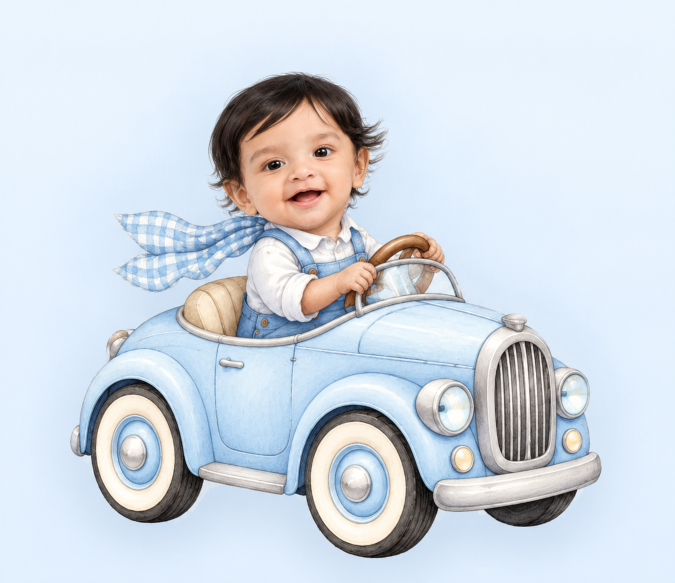
#> input picture assets/source.png, 1349 x 1166 px, found by its file name (shown at 1/2 size)
$ python cutout.py source.png car900.webp
#> lines starting #> are read from the running program, lines starting #| are printed output that depends on the picture; after the words box and inside, x2 and y2 are one past the last pixel; in counts of white or black regions, pixels touching at a corner belong together
#!/usr/bin/env python3
"""Lift the watercolour off its paper.

The source illustration is a subject printed on a powder-blue sheet, and it
is surrounded by TWO things a plain colour key cannot tell apart from the
subject:

  · a soft near-white glow, the "sticker outline" the illustrator drew
    around everything. It is LESS chromatic than the blue paper, so a
    distance-to-background test keeps it and you get a white halo that
    only shows up once the image sits on a different colour.
  · a soft drop shadow, which is the paper's own colour scaled toward
    black — again far from the background in plain RGB distance.

So the key is three tests ORed together, and only the region CONNECTED TO
THE FRAME EDGE is removed. That last part is what protects the white shirt
and the cream whitewall tyres, which are near-white but enclosed by the
pencil outline and therefore never reachable from the border.

    python3 cutout.py source.png car900.webp
"""
import sys
import numpy as np
from PIL import Image
from scipy import ndimage

SRC = sys.argv[1] if len(sys.argv) > 1 else "source.png"
OUT = sys.argv[2] if len(sys.argv) > 2 else "car900.webp"
WIDTH = 900          # the widest the artwork is ever displayed, times ~2
QUALITY = 82

a = np.asarray(Image.open(SRC).convert("RGB")).astype(np.float32)
H, W, _ = a.shape
#> H = 1166; W = 1349

# The paper is not one flat colour: it has a gentle gradient. Model it per
# row, interpolated between the left and right margins.
m = 12
left = np.median(a[:, :m, :], axis=1)
#> left = 1166 rows, first 8: [233.5, 245, 253], [234, 244, 254], [234, 245, 254], [234, 244, 254], [234, 245, 254], [234, 244, 253.5], [234, 245, 254], [234, 244, 254]
right = np.median(a[:, -m:, :], axis=1)
#> right = 1166 rows, first 8: [234, 244, 253], [234, 244, 254], [234, 245, 254], [234, 244, 253], [234.5, 245, 254], [234, 244, 253], [235, 245, 254], [234, 244, 254]
t = np.linspace(0, 1, W, dtype=np.float32)[None, :, None]
#> t = 1349 values from 0 to 1
bg = left[:, None, :] * (1 - t) + right[:, None, :] * t

dist = np.sqrt(((a - bg) ** 2).sum(axis=2))
hi, lo = a.max(axis=2), a.min(axis=2)
chroma = hi - lo
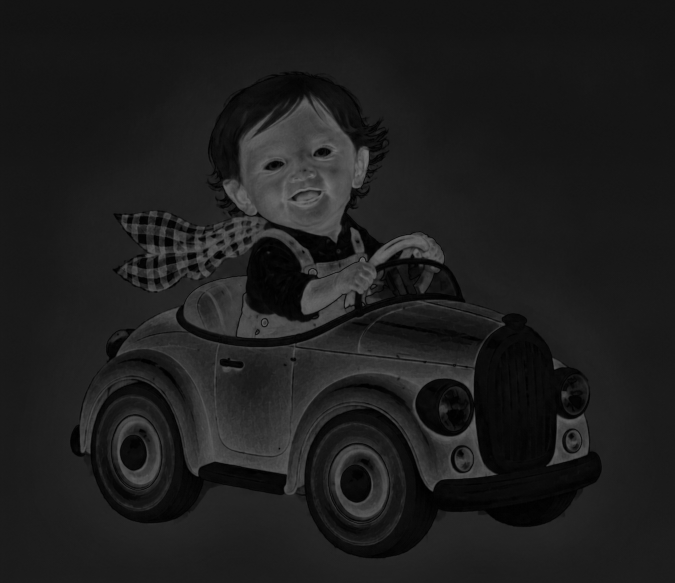
#> chroma: shape (1166, 1349) float32 (shown at 1/2 size); min 0, max 119, mean 29.4

# 1 · the paper itself
paper = dist < 12
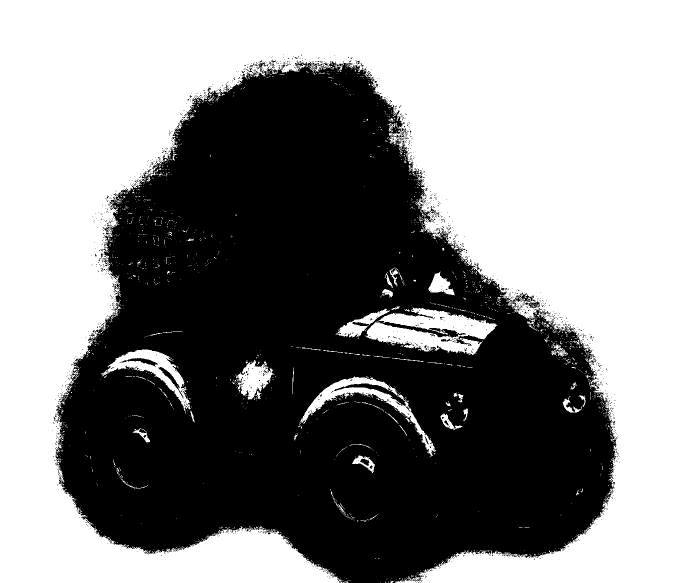
#> paper: shape (1166, 1349) bool (shown at 1/2 size); 52.9% white; 1339 black regions (1318 under 20 px), largest, box (x1, y1, x2, y2) and area: (111, 122, 1233, 1166) 735484, (317, 734, 367, 797) 446, (239, 716, 316, 734) 426
# 2 · the glow: pale and almost neutral, where the paper is pale and blue
glow = (lo > 198) & (chroma < 34)
#> glow: shape (1166, 1349) bool; 68.3% white; 2041 black regions (1998 under 20 px), largest, box (x1, y1, x2, y2) and area: (129, 143, 1206, 1155) 464386, (650, 874, 787, 1051) 14332, (215, 817, 330, 985) 11918
# 3 · the shadow: the paper colour, scaled toward black
k = (a * bg).sum(2) / np.maximum((bg * bg).sum(2), 1e-6)
resid = np.sqrt(((a - k[..., None] * bg) ** 2).sum(2))
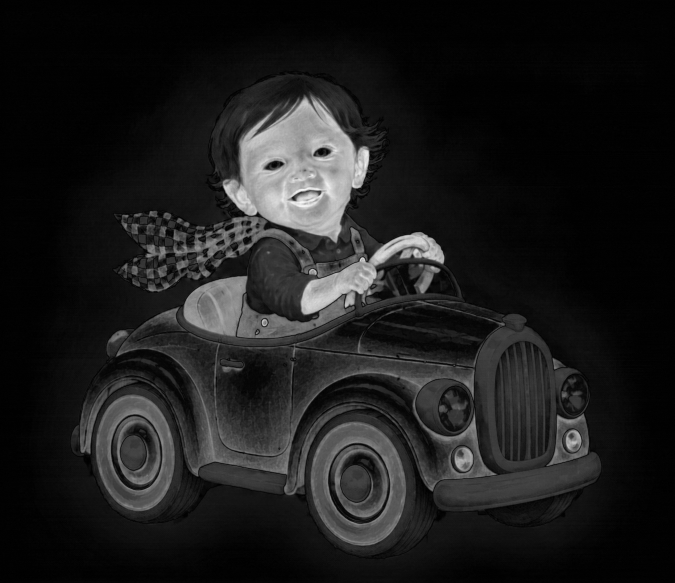
#> resid: shape (1166, 1349) float32 (shown at 1/2 size); min 0, max 98.06, mean 11.1; drawn with min black and max white
shadow = (resid < 7.0) & (k > 0.86) & (k < 1.04)
#> shadow: shape (1166, 1349) bool; 61.6% white; 2279 black regions (2222 under 20 px), largest, box (x1, y1, x2, y2) and area: (137, 127, 1205, 1131) 593279, (660, 767, 820, 824) 1416, (315, 733, 369, 802) 540

lab, _ = ndimage.label(paper | glow | shadow)
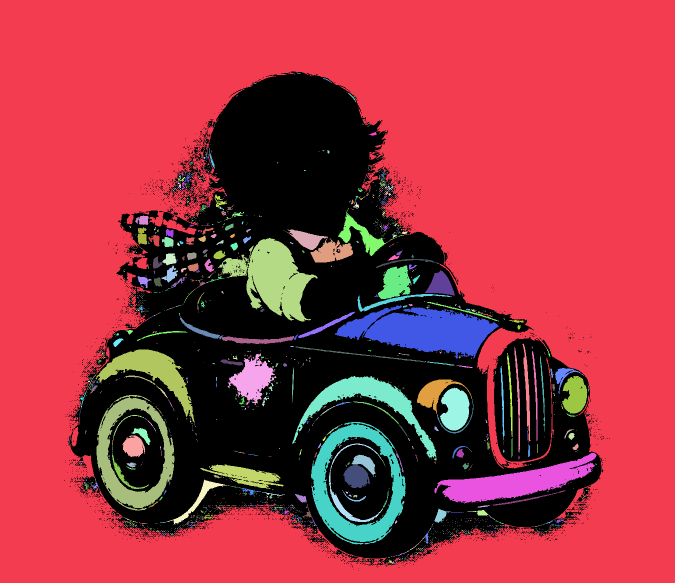
#> lab: shape (1166, 1349) int32 (shown at 1/2 size); 2434 distinct labels, from 0 to 2433; one colour per label, 0 black
edge = set(np.unique(np.concatenate([lab[0, :], lab[-1, :], lab[:, 0], lab[:, -1]])))
#> edge = 1 item
edge.discard(0)
outside = np.isin(lab, list(edge))
#> outside: shape (1166, 1349) bool; 60% white; 1717 black regions (1678 under 20 px), largest, box (x1, y1, x2, y2) and area: (137, 143, 1205, 1131) 620647, (326, 312, 412, 396) 1995, (614, 1068, 656, 1087) 277

alpha = (~outside).astype(np.float32)
alpha = ndimage.gaussian_filter(alpha, 1.0)          # one pixel of anti-aliasing
alpha = np.clip((alpha - 0.34) / 0.46, 0, 1)

# drop the speckles the key always leaves behind
lab2, n2 = ndimage.label(alpha > 0.08)
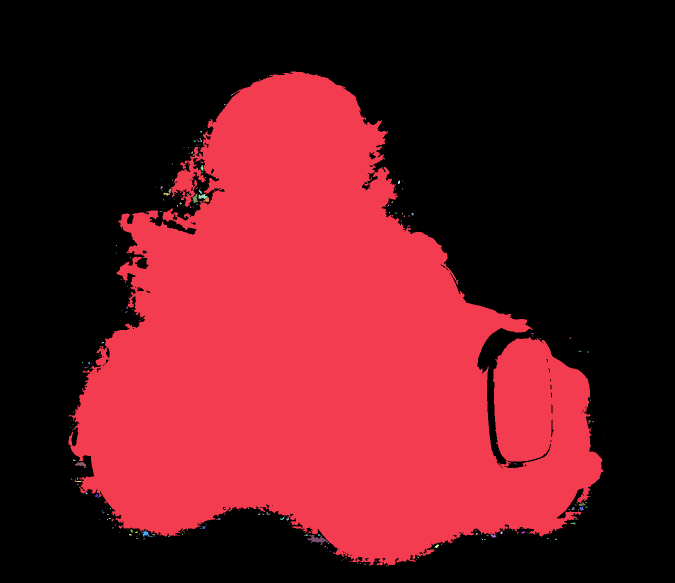
#> lab2: shape (1166, 1349) int32 (shown at 1/2 size); 259 distinct labels, from 0 to 258; one colour per label, 0 black
#> n2 = 258
if n2:
    sizes = ndimage.sum(np.ones_like(lab2), lab2, range(1, n2 + 1))
#> sizes = 258 values, max 628359 at index 0, min 1 at index 5, mean 2445.4
    big = [i + 1 for i, s in enumerate(sizes) if s > 3000]
#> big = [1]
    alpha = np.where(np.isin(lab2, big), alpha, 0.0)

# un-multiply the paper out of the semi-transparent edge, or every soft edge
# keeps a blue rim when the image is placed on ivory
al = alpha[..., None]
rgb = np.clip(np.where(al > 0.03, (a - bg * (1 - al)) / np.maximum(al, 0.03), a), 0, 255)

img = Image.fromarray(np.dstack([rgb, alpha * 255]).astype(np.uint8), "RGBA")
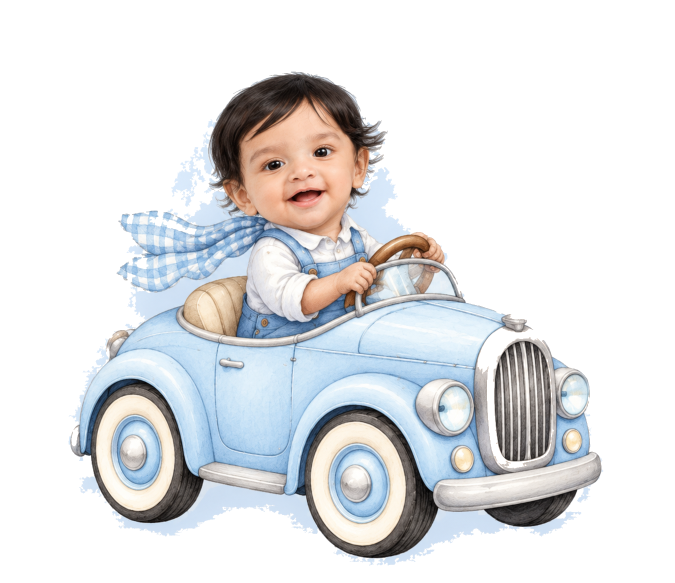
#> img: PIL image 1349x1166 RGBA (shown at 1/2 size); mean R, G, B, A 208, 216.8, 226.3, 100.7; transparent parts drawn white
img = img.crop(Image.fromarray((alpha * 255).astype(np.uint8)).getbbox())
#> img: PIL image 1071x989 RGBA
h = round(img.size[1] * WIDTH / img.size[0])
#> h = 831
img.resize((WIDTH, h), Image.LANCZOS).save(OUT, "WEBP", quality=QUALITY, method=6)
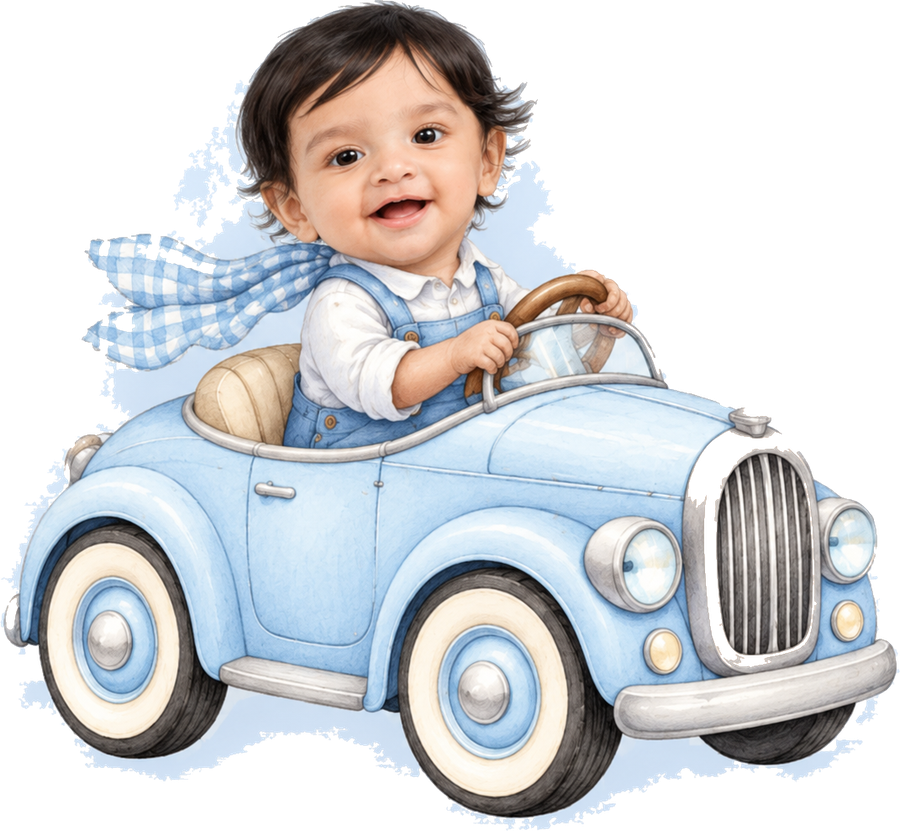
#> saved as car900.webp: PIL image 900x831 RGBA; mean R, G, B, A 108.2, 110.2, 113.2, 149.5; transparent parts drawn white
print("wrote %s  %dx%d" % (OUT, WIDTH, h))
#| wrote car900.webp  900x831

$ run again, with assets/crawl.webp saved as assets/source.png
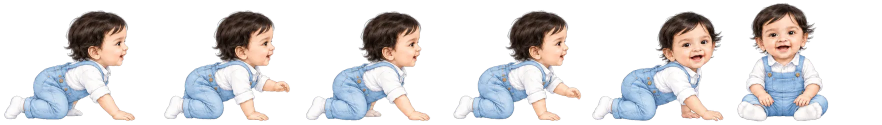
#> input picture assets/crawl.webp, 1764 x 249 px, found by its file name (shown at 1/2 size)
#> left = 249 rows, first 8: [0, 0, 0], [0, 0, 0], [0, 0, 0], [0, 0, 0], [0, 0, 0], [0, 0, 0], [0, 0, 0], [0, 0, 0]
#> right has the same summary as left
#> paper: shape (249, 1764) bool; 51.5% white; 5 black regions (4 under 20 px), largest, box (x1, y1, x2, y2) and area: (7, 0, 1703, 248) 213163
#> glow: shape (249, 1764) bool; 9.2% white; 1357 white regions (1279 under 20 px), largest, box (x1, y1, x2, y2) and area: (1308, 133, 1403, 210) 4130, (130, 130, 221, 216) 3861, (430, 130, 509, 209) 3692
#> shadow: shape (249, 1764) bool; 0.07% white; 43 white regions (38 under 20 px), largest, box (x1, y1, x2, y2) and area: (0, 224, 8, 234) 68, (320, 224, 328, 232) 52, (264, 224, 272, 232) 41, (161, 224, 168, 232) 25, (0, 236, 7, 239) 20
#> lab: shape (249, 1764) int32; 2176 distinct labels, from 0 to 2175
#> edge = 2 items
#> outside: shape (249, 1764) bool; 52% white; 25 black regions (24 under 20 px), largest, box (x1, y1, x2, y2) and area: (7, 0, 1703, 248) 210642
#> `lab2, n2 = ndimage.label(alpha > 0.08)`:
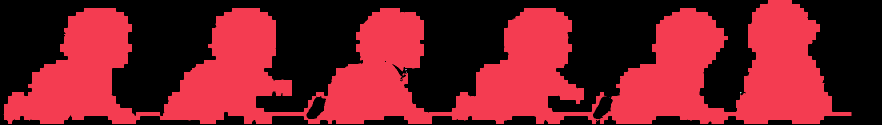
#> lab2: shape (249, 1764) int32 (shown at 1/2 size); 7 distinct labels, from 0 to 6; one colour per label, 0 black
#> n2 = 6
#> sizes = [211515, 6, 1, 3, 8, 1]
#> big = [1]
#> `img.resize((WIDTH, h), Image.LANCZOS).save(OUT, "WEBP", quality=QUALIT..`:
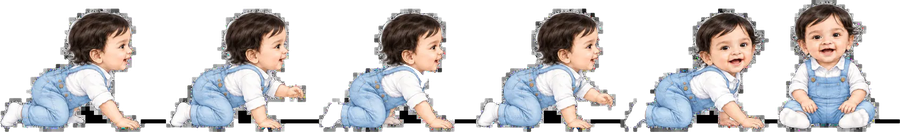
#> saved as car900.webp: PIL image 900x132 RGBA; mean R, G, B, A 89.9, 87.6, 88.4, 126.8; transparent parts drawn white
#| wrote car900.webp  900x132
